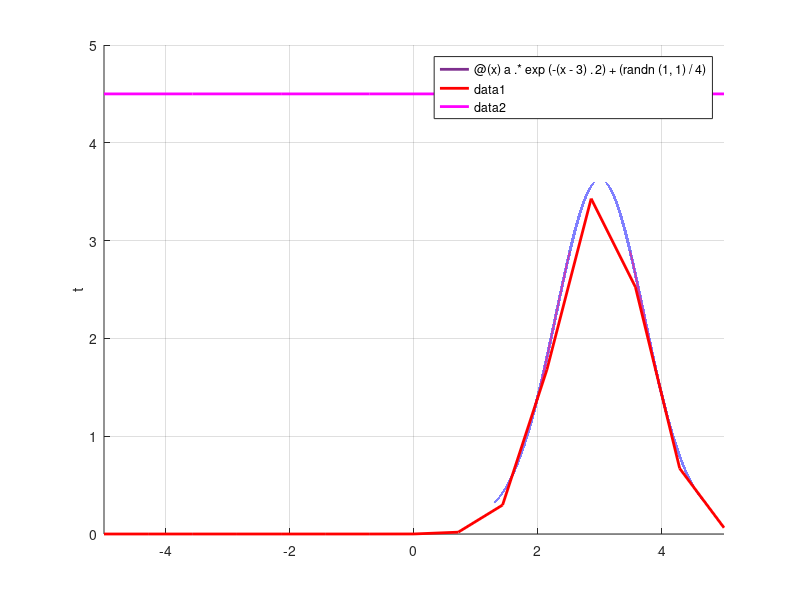

MATLAB code for this plot: (Note: this script raises an error after producing the figure.)
%%%%%%ONLY FOR SITUATIONS WHERE THERE IS A COMPETENCE WINDOW--ELSE JUST USE
%%%%%%A LINE TO DENOTE THE INTERSECTION

%%%%%IF YOU SEE A "Index exceeds matrix dimensions." ERROR IT IS BECAUSE
%%%%%THAT CELL DOES NOT CROSS THE COMPETENCE THRESH AT MORE THAN ONE
%%%%%LOCATION

x = linspace(-5, 5); %x limits on the plot--change if you need 
a = 0.5.*randi(10);


%%%change this depending on what x(t) equals if x!=n
y = @(x) a.*exp(-(x-3).^2)+(randn(1, 1)/4); %%%%%change depending on what the ComK model [x(t)] is!!!
yy = @(x) a.*exp(-(x-3).^2); %the function without noise
%plotting
grid on;
set(gcf,'color','w');
hold on;

%plot x(t)
fplot(y, 'Color',[0.4940, 0.1840, 0.5560], 'LineWidth', 2); %for x!=n
fplot(yy, 'Color','r', 'LineWidth', 2); %this lets you differentiate between signal and noise
ylabel('t');

%plot competence thresh 
xL = @(x) 0.*x+4.5;
fplot(xL,'Color','m', 'LineWidth', 2);

%determine fixed points
syms t
eq= -(t-4.5)^2; %%%%%%%FIX AS YOU ARE FIXING YOUR EQUATION
solve(eq==0,t,'Real', true);

%now to determine the types of equilibria: 
%blue, not filled in: unstable
%blue, filled in: stable
%green: semistable

syms f(t)
f(t) = eq;
xdoubledot = diff(f, t);

syms t
eq= a*exp(-(t-3)^2)+(randn(1, 1)/4); %%%%%%%FIX AS YOU ARE FIXING YOUR EQUATION
solve(eq==4.5,t,'Real', true) %%%%ALSO FIX--this is the "do the ComK levels ever exceed the threshold?" question

%plot lines corresponding to intersections with x(t) and thresh and fill in
%the intersecting region

for i=1:length(ans)
    if ans(i)>0
    xdot= 0.*x+ans(i);
    yL = get(gca,'YLim');
    line([ans(i) ans(i)], [-2 16], yL,'Color','y', 'LineWidth', 2)
    end
    if mod(i, 2)==0
        area([ans(i-1) ans(i)], [16 16]);
        alpha(.5);
    end
end
set(gca,'children',flipud(get(gca,'children')))

%create x and y axes
axh = gca; % use current axes
color = 'k'; % black, or [0 0 0]
linestyle = '-'; % lines
line(get(axh,'XLim'), [0 0], 'Color', color, 'LineStyle', linestyle);
line([0 0], get(axh,'YLim'), 'Color', color, 'LineStyle', linestyle);

%flip order of plotted things--this just makes everything look nicer
c=get(gca,'Children'); %Get the handles for the child objects from the current axes
set(gca,'Children',flipud(c)) %Invert the order of the objects


hold off;